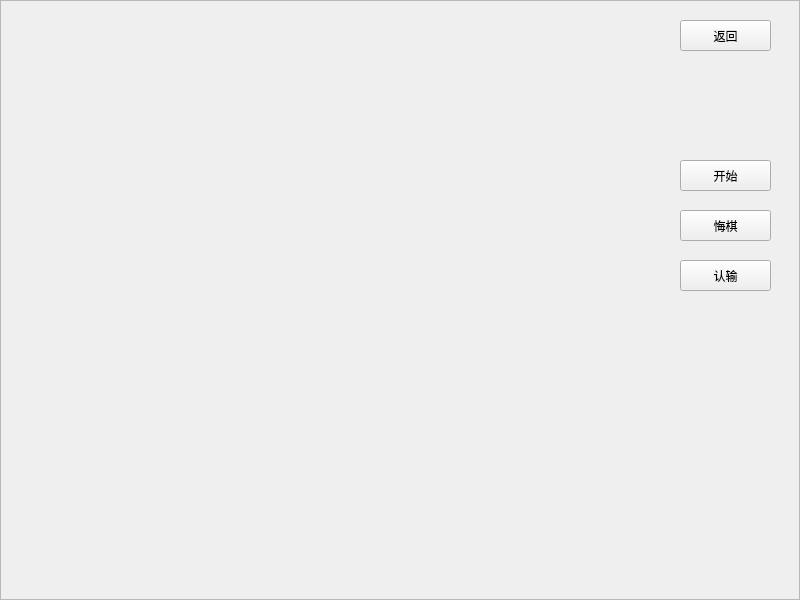
<?xml version="1.0" encoding="UTF-8"?>
<ui version="4.0">
 <class>BaseForm</class>
 <widget class="QWidget" name="BaseForm">
  <property name="geometry">
   <rect>
    <x>0</x>
    <y>0</y>
    <width>800</width>
    <height>600</height>
   </rect>
  </property>
  <property name="minimumSize">
   <size>
    <width>800</width>
    <height>600</height>
   </size>
  </property>
  <property name="maximumSize">
   <size>
    <width>800</width>
    <height>600</height>
   </size>
  </property>
  <property name="windowTitle">
   <string>Form</string>
  </property>
  <property name="styleSheet">
   <string notr="true"/>
  </property>
  <widget class="QPushButton" name="buttonStart">
   <property name="geometry">
    <rect>
     <x>680</x>
     <y>160</y>
     <width>91</width>
     <height>31</height>
    </rect>
   </property>
   <property name="text">
    <string>开始</string>
   </property>
  </widget>
  <widget class="QPushButton" name="buttonRegret">
   <property name="geometry">
    <rect>
     <x>680</x>
     <y>210</y>
     <width>91</width>
     <height>31</height>
    </rect>
   </property>
   <property name="text">
    <string>悔棋</string>
   </property>
  </widget>
  <widget class="QPushButton" name="buttonGiveIn">
   <property name="geometry">
    <rect>
     <x>680</x>
     <y>260</y>
     <width>91</width>
     <height>31</height>
    </rect>
   </property>
   <property name="text">
    <string>认输</string>
   </property>
  </widget>
  <widget class="QPushButton" name="buttonBack">
   <property name="geometry">
    <rect>
     <x>680</x>
     <y>20</y>
     <width>91</width>
     <height>31</height>
    </rect>
   </property>
   <property name="text">
    <string>返回</string>
   </property>
  </widget>
  <widget class="QLabel" name="labelRemainingTime">
   <property name="geometry">
    <rect>
     <x>680</x>
     <y>320</y>
     <width>91</width>
     <height>31</height>
    </rect>
   </property>
   <property name="text">
    <string/>
   </property>
  </widget>
  <widget class="QFrame" name="frame">
   <property name="geometry">
    <rect>
     <x>0</x>
     <y>0</y>
     <width>800</width>
     <height>600</height>
    </rect>
   </property>
   <property name="styleSheet">
    <string notr="true">background-image: url(./sources/background.png);</string>
   </property>
   <property name="frameShape">
    <enum>QFrame::StyledPanel</enum>
   </property>
   <property name="frameShadow">
    <enum>QFrame::Raised</enum>
   </property>
  </widget>
  <zorder>frame</zorder>
  <zorder>buttonStart</zorder>
  <zorder>buttonRegret</zorder>
  <zorder>buttonGiveIn</zorder>
  <zorder>buttonBack</zorder>
  <zorder>labelRemainingTime</zorder>
 </widget>
 <resources>
  <include location="re.qrc"/>
 </resources>
 <connections/>
</ui>
